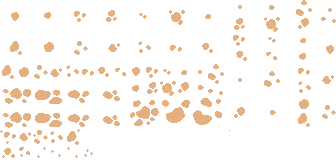
#> input picture assets/craftpix/cursed_land/spots.png, 336 x 160 px
$ python make_cursed_ground.py
#> lines starting #> are read from the running program, lines starting #| are printed output that depends on the picture; after the words box and inside, x2 and y2 are one past the last pixel; in counts of white or black regions, pixels touching at a corner belong together
"""Membuat tekstur TANAH TERKUTUK (file baru, aset asli tidak diubah) dari CraftPix Cursed Land:
warna dasar ungu-cokelat (warna lantai Ground.png) + bercak (spots.png) + retakan/akar (details.png) + urat merah
(objects/Veins_*) yang menjalar keluar dari tengah, dengan tepi organik bergerigi per 2 px (gaya pixel art).

Hasil (assets/props/generated/):
  cursed_arena.png  - sekeliling arena Golem (pusat hutan)
  cursed_desa4.png  - di dalam kubah segel Desa 4 (memudar setelah Kristal diletakkan)
Jalankan:  python tools/make_cursed_ground.py
"""
import math
import os
import random

import numpy as np
from PIL import Image

HERE = os.path.dirname(os.path.abspath(__file__))
ROOT = os.path.normpath(os.path.join(HERE, ".."))
CL = os.path.join(ROOT, "assets", "craftpix", "cursed_land")
OUT = os.path.join(ROOT, "assets", "props", "generated")

BASE = np.array([157, 98, 89])        # lantai gelap Ground.png
DARK = np.array([140, 86, 80])
LIGHT = np.array([205, 150, 115])     # lantai terang Ground.png (dipakai bercak)


def blobs(path):
    """Potong semua gumpalan terpisah (komponen alfa) dari sebuah lembar sprite."""
    im = Image.open(path).convert("RGBA")
    a = np.array(im)[:, :, 3] > 0
    h, w = a.shape
    seen = np.zeros_like(a)
    out = []
    for y in range(h):
        for x in range(w):
            if a[y, x] and not seen[y, x]:
                st = [(y, x)]
                seen[y, x] = True
                xs, ys = [x], [y]
                while st:
                    cy, cx = st.pop()
                    for dy in (-1, 0, 1):
                        for dx in (-1, 0, 1):
                            ny, nx = cy + dy, cx + dx
                            if 0 <= ny < h and 0 <= nx < w and a[ny, nx] and not seen[ny, nx]:
                                seen[ny, nx] = True
                                st.append((ny, nx))
                                xs.append(nx)
                                ys.append(ny)
                box = (min(xs), min(ys), max(xs) + 1, max(ys) + 1)
                if (box[2] - box[0]) * (box[3] - box[1]) >= 9:
                    out.append(im.crop(box))
    return out


def value_noise(w, h, cell, seed):
    r = np.random.RandomState(seed)
    gw, gh = w // cell + 2, h // cell + 2
    g = r.rand(gh, gw)
    ys, xs = np.mgrid[0:h, 0:w] / cell
    x0, y0 = xs.astype(int), ys.astype(int)
    fx, fy = xs - x0, ys - y0
    fx, fy = fx * fx * (3 - 2 * fx), fy * fy * (3 - 2 * fy)
    a = g[y0, x0] * (1 - fx) + g[y0, x0 + 1] * fx
    b = g[y0 + 1, x0] * (1 - fx) + g[y0 + 1, x0 + 1] * fx
    return a * (1 - fy) + b * fy


def make(name, w, h, seed, veins=6, edge=0.18):
#> called with name = 'cursed_arena', w = 640, h = 500, seed = 51, veins = 8, edge = 0.18
    rnd = random.Random(seed)
    cx, cy = w / 2, h / 2
    ys, xs = np.mgrid[0:h, 0:w]
    # jarak elips ternormalisasi + noise -> tepi organik
    d = np.hypot((xs - cx) / (w / 2), (ys - cy) / (h / 2))
    n = value_noise(w, h, 28, seed) * 0.75 + value_noise(w, h, 10, seed + 1) * 0.25
    d2 = d + (n - 0.5) * 0.28
    inside = (d2 < 1.0 - edge * 0.2) & (d < 1.0)   # tanpa pulau-pulau kecil di sudut
    # warna dasar dengan noise gelap-terang lembut, dikuantisasi agar tetap "pixel art"
    shade = value_noise(w, h, 18, seed + 2)
    col = np.where(shade[..., None] < 0.38, DARK, BASE).astype(np.uint8)
    img = np.zeros((h, w, 4), np.uint8)
    img[..., :3] = col
    # tepi bergerigi per 2 px
    blocky = inside[::2, ::2].repeat(2, 0).repeat(2, 1)[:h, :w]
    img[..., 3] = np.where(blocky, 255, 0)
    canvas = Image.fromarray(img, "RGBA")
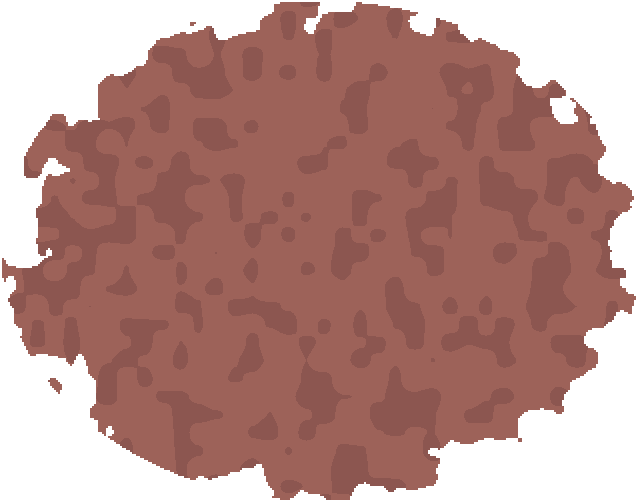
#> canvas: PIL image 640x500 RGBA; mean R, G, B, A 151.9, 94.4, 86.3, 182.1; transparent parts drawn white
    mask = Image.fromarray((blocky * 255).astype(np.uint8), "L")
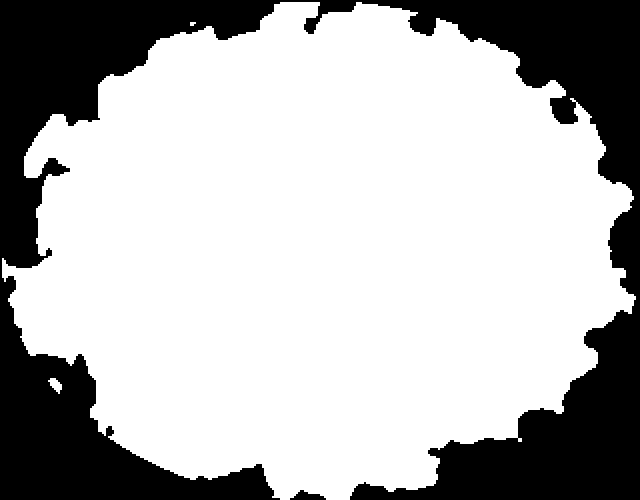
#> mask: PIL image 640x500 L; 71.4% white; 2 black regions, box (x1, y1, x2, y2) and area: (0, 0, 640, 500) 91236, (290, 490, 326, 500) 208

    def stamp(piece, x, y, tint=None):
        if tint is not None:
            arr = np.array(piece).astype(int)
            arr[..., :3] = np.clip(arr[..., :3] * 0 + tint, 0, 255)
            piece = Image.fromarray(arr.astype(np.uint8), "RGBA")
        layer = Image.new("RGBA", canvas.size, (0, 0, 0, 0))
        layer.alpha_composite(piece, (int(x - piece.width / 2), int(y - piece.height / 2)))
        # hanya di dalam bentuk tanah
        la = np.array(layer)
        la[..., 3] = (la[..., 3].astype(int) * (np.array(mask) > 0)).astype(np.uint8)
        canvas.alpha_composite(Image.fromarray(la, "RGBA"))

    spots = blobs(os.path.join(CL, "spots.png"))
#> in blobs, im is the input picture: PIL image 336x160 RGBA; mean R, G, B, A 24.3, 18.7, 13.5, 27.1
#> in blobs, `a = np.array(im)[:, :, 3] > 0`:
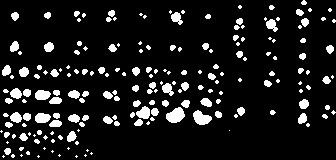
#> a: shape (160, 336) bool; 10.6% white; 193 white regions (99 under 20 px), largest, box (x1, y1, x2, y2) and area: (166, 107, 185, 123) 209, (193, 110, 212, 125) 184, (35, 90, 51, 100) 129
#> after the loop in blobs, `for y in range(h):`: out = 192 items
    details = blobs(os.path.join(CL, "details.png"))
#> call 2 of blobs, with path = 'assets/craftpix/cursed_land/details.png'
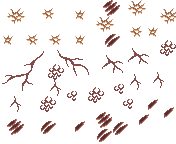
#> input picture assets/craftpix/cursed_land/details.png, 176 x 144 px
#> in blobs, im is the input picture: PIL image 176x144 RGBA; mean R, G, B, A 16.2, 10.4, 9, 27.8
#> in blobs (call 2), `a = np.array(im)[:, :, 3] > 0`:
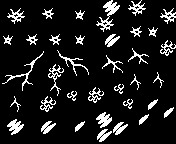
#> a: shape (144, 176) bool; 10.9% white in thin lines or dots
#> after the loop in blobs (call 2), `for y in range(h):`: out = 36 items
    area = w * h
    for _ in range(int(area / 1400)):              # bercak terang
        x, y = rnd.uniform(0, w), rnd.uniform(0, h)
        if inside[int(y), int(x)]:
            stamp(rnd.choice(spots), x, y, LIGHT if rnd.random() < 0.7 else BASE + 18)
    for _ in range(int(area / 2600)):              # retakan, akar kecil, tulang kecil
        x, y = rnd.uniform(0, w), rnd.uniform(0, h)
        if inside[int(y), int(x)]:
            stamp(rnd.choice(details), x, y)
#> this loop made 123 passes
#> (x, y) on passes 1 to 12: (440.3, 225.7), (518.2, 74.99), (563.1, 121), (21.61, 313.2), (316.1, 480.9), (21.6, 213.7), (196.1, 145.8), (173.4, 4.02), (620, 127.1), (78.8, 423.9), (384.8, 136), (51.97, 2.63)
    # urat merah menjalar dari tengah ke luar
    vein_files = [f"Veins_shadow1_{k}.png" for k in (1, 2, 3, 4)]
    for k in range(veins):
#> (the run stopped early here; a loop or call above may not have finished)
